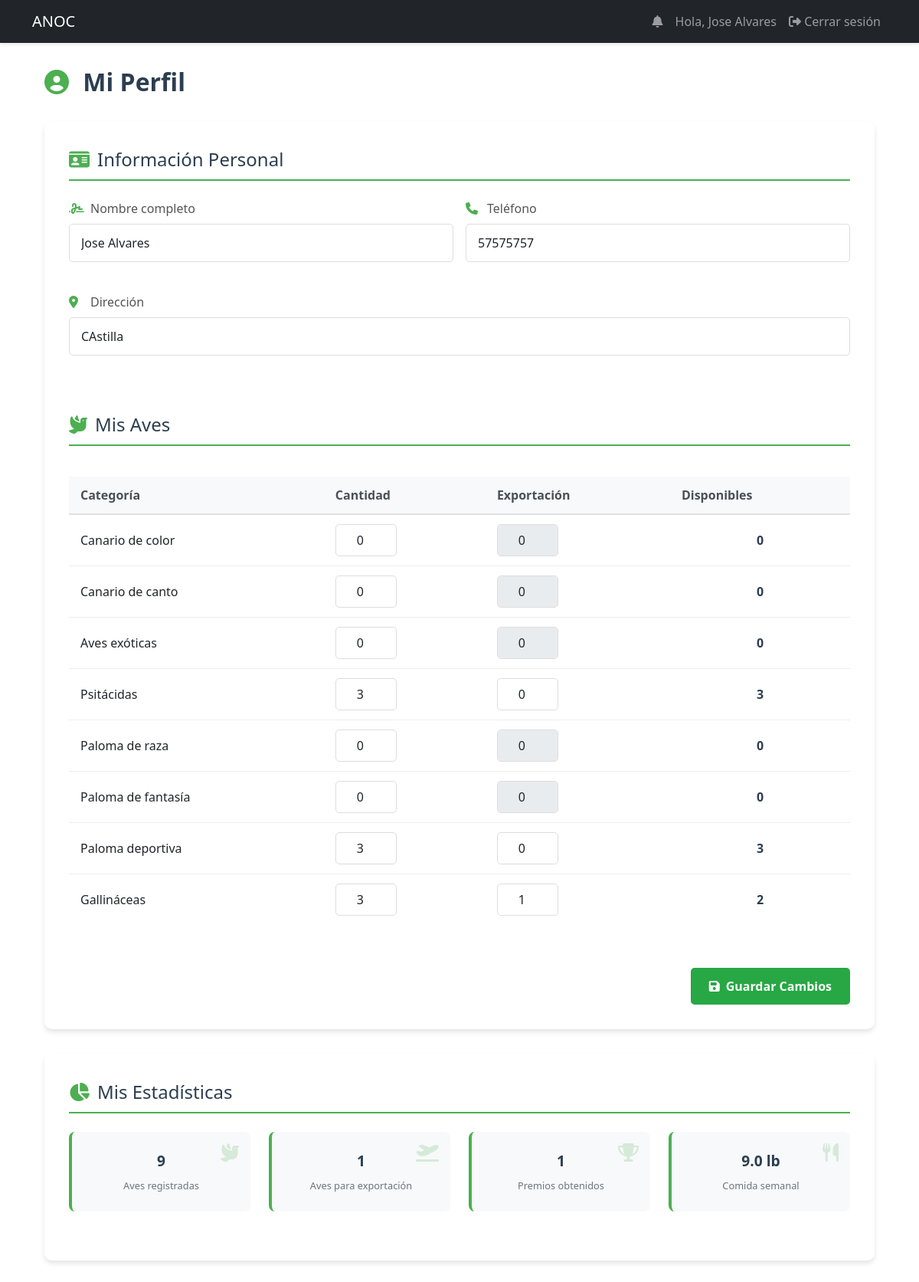
Before: /profile (signed in) with the older database file.
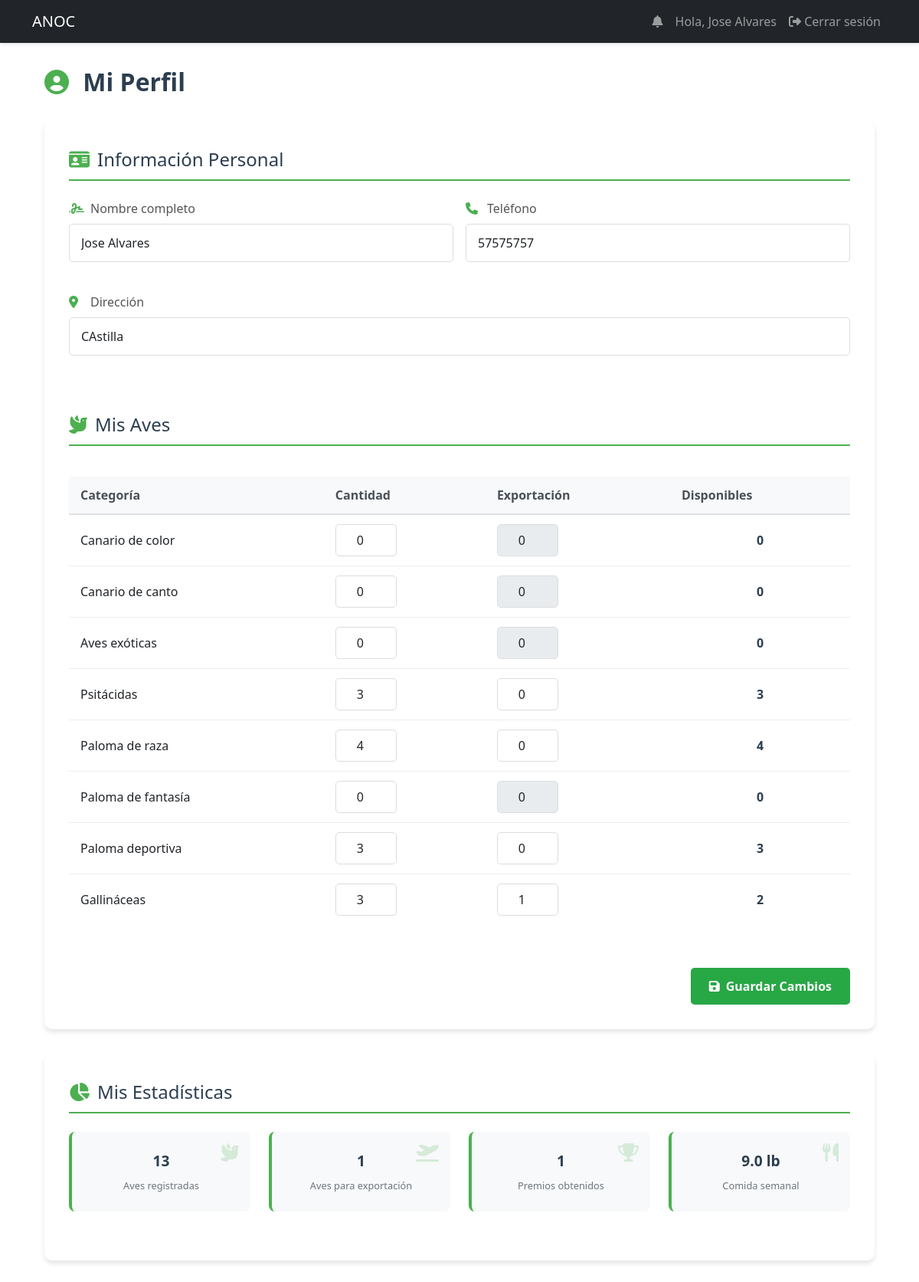
After: the same page with the newer database file.
### models.py (models this page shows, shortened)
class UserBirds(db.Model):
    id = db.Column(db.Integer, primary_key=True)
    user_id = db.Column(db.Integer, db.ForeignKey('user.id'), nullable=False)
    category_id = db.Column(db.Integer, db.ForeignKey('bird_category.id'), nullable=False)
    quantity = db.Column(db.Integer, default=0)
    food_per_bird = db.Column(db.Float)  # lb por ave por día (asignado por especialista)
    food_type = db.Column(db.String(50))  # Tipo de alimento (Maíz, Trigo, etc.)
    food_process = db.Column(db.String(50))  # Proceso del alimento (grano, molido, etc.)
    notes = db.Column(db.Text)  # Notas adicionales sobre las aves
    export_quantity = db.Column(db.Integer, default=0)  # Cantidad para exportación
    last_updated = db.Column(db.DateTime, default=datetime.utcnow, onupdate=datetime.utcnow)
    @property
    def food_required(self):
        return round(self.quantity * (self.food_per_bird or 0), 2)  # Redondeado a 2 decimales

### app.py (the view, shortened to what this page needs)
@app.route('/profile', methods=['GET', 'POST'])
@login_required
def profile():
    categories = db.session.execute(select(BirdCategory)).scalars()
    categories = db.session.execute(select(BirdCategory)).scalars()
    return render_template('user/profile.html', categories=categories)

### app.py (called while the page is built)
@login_manager.user_loader
def load_user(user_id):
    return db.session.get(User, int(user_id))

### templates/user/profile.html (shortened to what the changed rows need)
{% extends "base.html" %}
{% block content %}
<div class="profile-container">
    <div class="profile-header">
        <h2><i class="fas fa-user-circle"></i> Mi Perfil</h2>
    </div>
    <div class="profile-card">
        <form method="POST" action="{{ url_for('profile') }}" id="profile-form">
            <div class="table-responsive">
                <table class="birds-table">
                    <thead>
                        <tr>
                            <th>Categoría</th>
                            <th>Cantidad</th>
                            <th>Exportación</th>
                            <th>Disponibles</th>
                        </tr>
                    </thead>
                    <tbody>
                        {% for category in categories %}
                        <tr>
                            <td>{{ category.name }}</td>
                            <td>
                                {% set user_bird = current_user.birds|selectattr('category_id', 'equalto', category.id)|first %}
                                <input type="number" class="form-control quantity-input"
                                       name="category_{{ category.id }}"
                                       value="{{ user_bird.quantity if user_bird else 0 }}"
                                       min="0"
                                       data-category="{{ category.id }}"
                                       oninput="updateExportField(this)">
                            </td>
                            <td>
                                {% set user_bird = current_user.birds|selectattr('category_id', 'equalto', category.id)|first %}
                                <input type="number" class="form-control export-input"
                                       name="export_{{ category.id }}"
                                       value="{{ user_bird.export_quantity if user_bird else 0 }}"
                                       min="0"
                                       max="{{ user_bird.quantity if user_bird else 0 }}"
                                       data-category="{{ category.id }}"
                                       {% if not user_bird or user_bird.quantity <= 0 %}disabled{% endif %}>
                            </td>
                            <td class="available-cell">
                                <span id="available-{{ category.id }}">
                                    {{ (user_bird.quantity - user_bird.export_quantity) if user_bird else 0 }}
                                </span>
                            </td>
                        </tr>
                        {% endfor %}
                    </tbody>
                </table>
            </div>
        </form>
    </div>
    <div class="stats-card">
        <div class="stats-grid">
            <div class="stat-item">
                <div class="stat-value">{{ current_user.birds|sum(attribute='quantity') }}</div>
                <div class="stat-label">Aves registradas</div>
                <i class="stat-icon fas fa-dove"></i>
            </div>
        </div>
    </div>
</div>
{% endblock %}

Changed rows visible on the page:
changed UserBirds (number 5 of 8 on the later page): quantity "0" → "4"; quantity+export_quantity "0" → "4"
Other visible differences:
{{ current_user.birds|sum(attribute='quantity') }}: "9" → "13"
